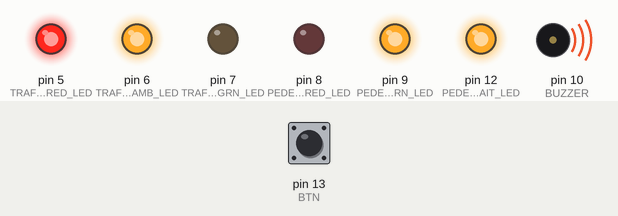
The sketch below on a simulated Arduino Uno, built with avr-gcc and run on an emulated ATmega328P. Shown: output pins drawn as LEDs (lit = HIGH), buzzer (waves = sounding, pin HIGH). The test bench sets the inputs (shaded band); at power-on: pin 13 (BTN) HIGH.

Above: at 1.2 s.
1.3 s: pin 13 (BTN) pulled LOW for 0.15 s
At 1.7 s:
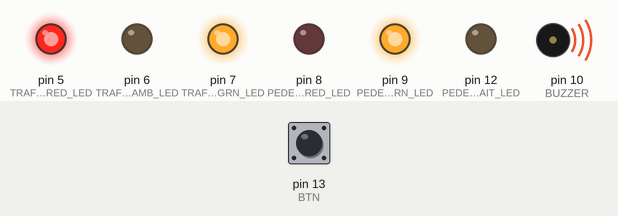
At 4.9 s:
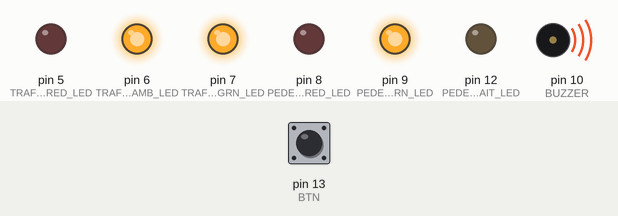
Timing chart, 0 to 25.0 s (numbered marks = the images above; inputs shaded):
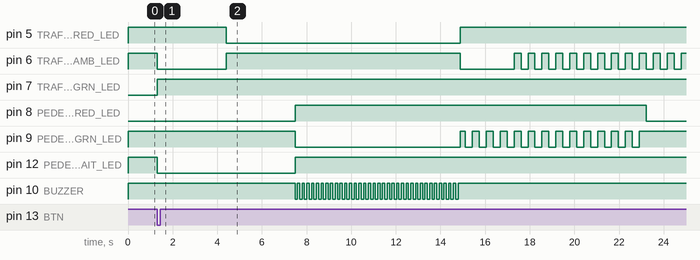

Measured:
- after the input at 1.3 s, pin 5 (TRAFFIC_RED_LED): HIGH → LOW after 3.1 s, → HIGH 10.5 s later; pin 6 (TRAFFIC_AMB_LED): goes LOW 3.1 s, HIGH 10.5 s, LOW 2.4 s, 12 × (HIGH 0.31 s, LOW 0.31 s), then HIGH, starting at once

The sketch:

Traffic_Crossing.ino
```cpp
/* FILE:    Traffic_Crossing
   DATE:    19/09/16
   VERSION: 0.1
   AUTHOR:  Andrew Davies

19/09/16 version 0.1: Original version

THIS SOFTWARE IS PROVIDED "AS IS". HOBBY COMPONENTS MAKES NO WARRANTIES, WHETHER
EXPRESS, IMPLIED OR STATUTORY, INCLUDING, BUT NOT LIMITED TO, IMPLIED WARRANTIES OF
MERCHANTABILITY AND FITNESS FOR A PARTICULAR PURPOSE, ACCURACY OR LACK OF NEGLIGENCE.
HOBBY COMPONENTS SHALL NOT, IN ANY CIRCUMSTANCES, BE LIABLE FOR ANY DAMAGES,
INCLUDING, BUT NOT LIMITED TO, SPECIAL, INCIDENTAL OR CONSEQUENTIAL DAMAGES FOR ANY
REASON WHATSOEVER.
*/


/* Digital pins for red, amber, & green traffic LED's */
#define TRAFFIC_RED_LED 5
#define TRAFFIC_AMB_LED 6
#define TRAFFIC_GRN_LED 7

/* Digital pins for pedestrian red (wait) and green (cross) LED's */
#define PEDESTRIAN_RED_LED 8
#define PEDESTRIAN_GRN_LED 9

/* Digital pin for optional pedestrian button wait LED. This gives a visual acknowledgment that
   the crossing button has been pressed and a new crossing sequence will start soon */
#define PEDESTRIAN_WAIT_LED 12

/* Digital input pin for crossing button */
#define BTN 13

/* Digital output pin for buzzer */
#define BUZZER 10

/* Used to specify the state of the LED's/button. Not necessary but makes the code more readable */
#define OFF HIGH
#define ON LOW
#define BTN_PRESSED LOW


/* Used to store the time left to the next sequence in milliseconds */
unsigned int Timer = 33000;

/* Indicates that the crossing button has been pressed */
boolean Pressed_Flag = false;


void setup()
{
  /* Set all the LED pins to outputs */
  pinMode(TRAFFIC_RED_LED, OUTPUT);
  pinMode(TRAFFIC_AMB_LED, OUTPUT);
  pinMode(TRAFFIC_GRN_LED, OUTPUT);
  pinMode(PEDESTRIAN_RED_LED, OUTPUT);
  pinMode(PEDESTRIAN_GRN_LED, OUTPUT);
  pinMode(PEDESTRIAN_WAIT_LED, OUTPUT);

  /* Set the crossing button pin to an input */
  pinMode(BTN, INPUT_PULLUP);

  /* Set the buzzer pin to an output */
  pinMode(BUZZER, OUTPUT);

  /* Set the default state of the LED's */
  digitalWrite(TRAFFIC_RED_LED, OFF);
  digitalWrite(TRAFFIC_AMB_LED, OFF);
  digitalWrite(TRAFFIC_GRN_LED, ON);
  digitalWrite(PEDESTRIAN_RED_LED, ON);
  digitalWrite(PEDESTRIAN_GRN_LED, OFF);
  digitalWrite(PEDESTRIAN_WAIT_LED, OFF);

  /* Make sure the buzzer is turned off! */
  digitalWrite(BUZZER, OFF);
}


void loop()
{
  /* Check to see if the crossing button has been pressed but only
     if a crossing sequence isn't currently in progress */
  if(digitalRead(BTN) == BTN_PRESSED && Timer > 21000)
  {
    /* We may be currently executing a sequence so don't start a new
       sequence yet, just make a note that the button has been pressed. */
    Pressed_Flag = true;
    digitalWrite(PEDESTRIAN_WAIT_LED, ON);
  }


  /* Check if the crossing button has been pressed and we are not currently
     executing a sequence */
  if(Pressed_Flag == true && Timer == 33000)
  {
    /* If so then first clear the button pressed flag and reset the timer
       to start a new sequence */
    Pressed_Flag = false;

    Timer = 0;
  }

  /* Update all the LED's depending on the timer */
  Update_LEDs();

  /* Wait 1ms before stepping though the loop again */
  delay(1);
}


void Update_LEDs(void)
{
  /* Used to toggle the flash state every 300ms (used to flash LED's */
  boolean Flash = Timer % 600 > 300;

  /* Used to toggle the buzzer state every 100ms */
  boolean Buzzer = Timer % 200 > 100;

  /* If we are at zero seconds then change traffic light to amber
     to give stop warning to traffic */
  if(Timer == 0)
  {
    digitalWrite(TRAFFIC_AMB_LED, ON);
    digitalWrite(TRAFFIC_GRN_LED, OFF);
  }

  /* After 3 seconds change traffic light to red to clear traffic */
  if(Timer == 3000)
  {
    digitalWrite(TRAFFIC_RED_LED, ON);
    digitalWrite(TRAFFIC_AMB_LED, OFF);
  }

  /* After 3 seconds pedestrians can cross */
  if(Timer > 6000 && Timer < 13000)
  {
    digitalWrite(PEDESTRIAN_RED_LED, OFF);
    digitalWrite(PEDESTRIAN_GRN_LED, ON);
    digitalWrite(PEDESTRIAN_WAIT_LED, OFF);
    digitalWrite(BUZZER, Buzzer);
  }

  /* After 7 seconds give pedestrians a warning to finish crossing */
  if(Timer > 13000 && Timer < 15000)
  {
    digitalWrite(TRAFFIC_RED_LED, OFF);
    digitalWrite(TRAFFIC_AMB_LED, ON);
    digitalWrite(PEDESTRIAN_GRN_LED, Flash);
    digitalWrite(BUZZER, OFF);
  }

  /* After 2 seconds signal traffic can go if clear */
  if(Timer > 15000 && Timer < 21000)
  {
    digitalWrite(TRAFFIC_AMB_LED, Flash);
    digitalWrite(PEDESTRIAN_GRN_LED, Flash);
  }

  /* After 6 seconds give pedestrians additional time before traffic can start */
  if(Timer > 21000 && Timer < 23000)
  {
    digitalWrite(TRAFFIC_AMB_LED, Flash);
    digitalWrite(PEDESTRIAN_RED_LED, ON);
    digitalWrite(PEDESTRIAN_GRN_LED, OFF);
  }

  /* After 2 seconds traffic may go */
  if(Timer > 23000 && Timer < 33000)
  {
    digitalWrite(TRAFFIC_AMB_LED, OFF);
    digitalWrite(TRAFFIC_GRN_LED, ON);
  }

  /* Increase the timer count by 1. Each tick is 1ms */
  if(Timer < 33000)
    Timer++;
}
```
